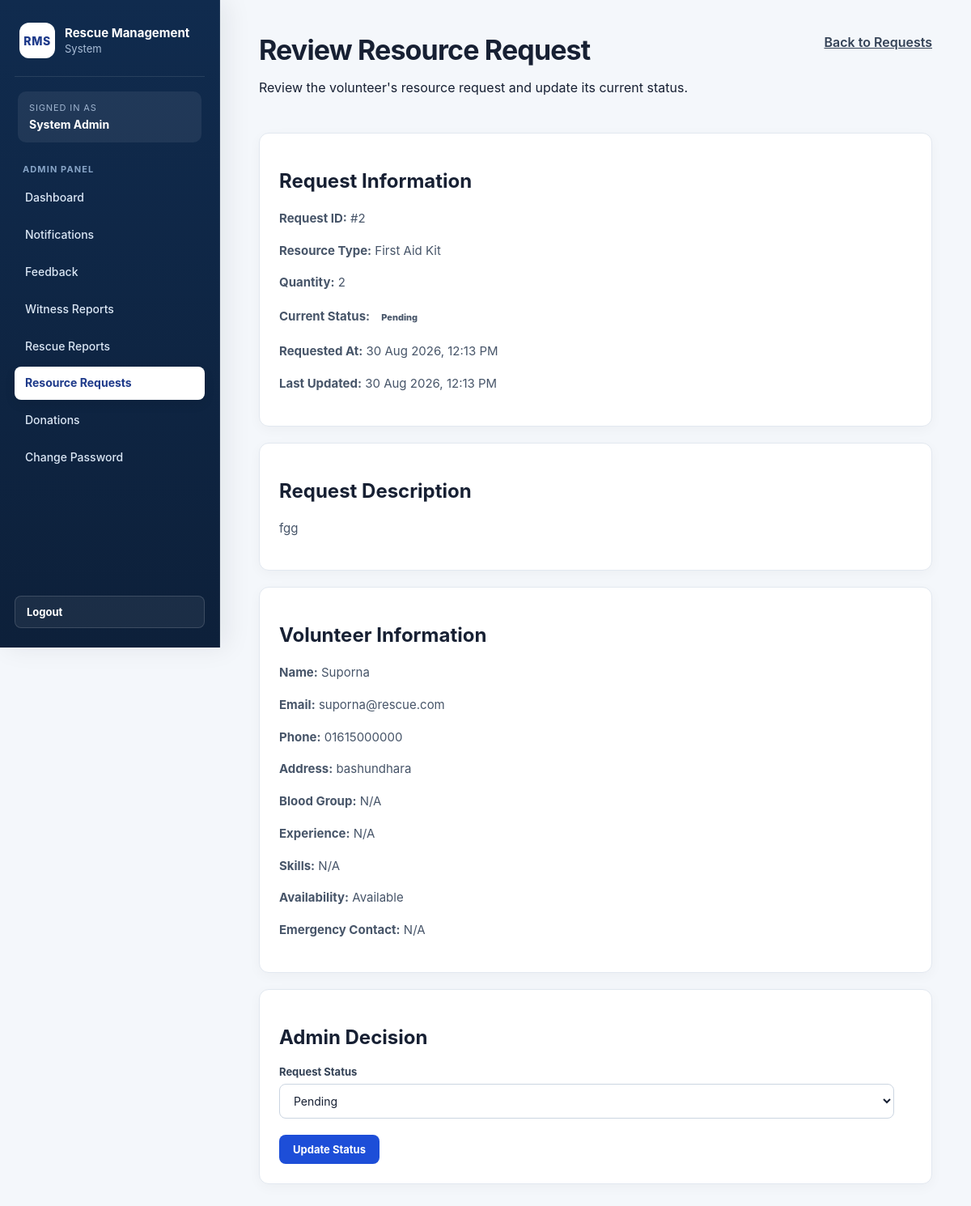
Before: /index.php?page=admin-resource-request-view&id=2 (signed in) with the older database file.
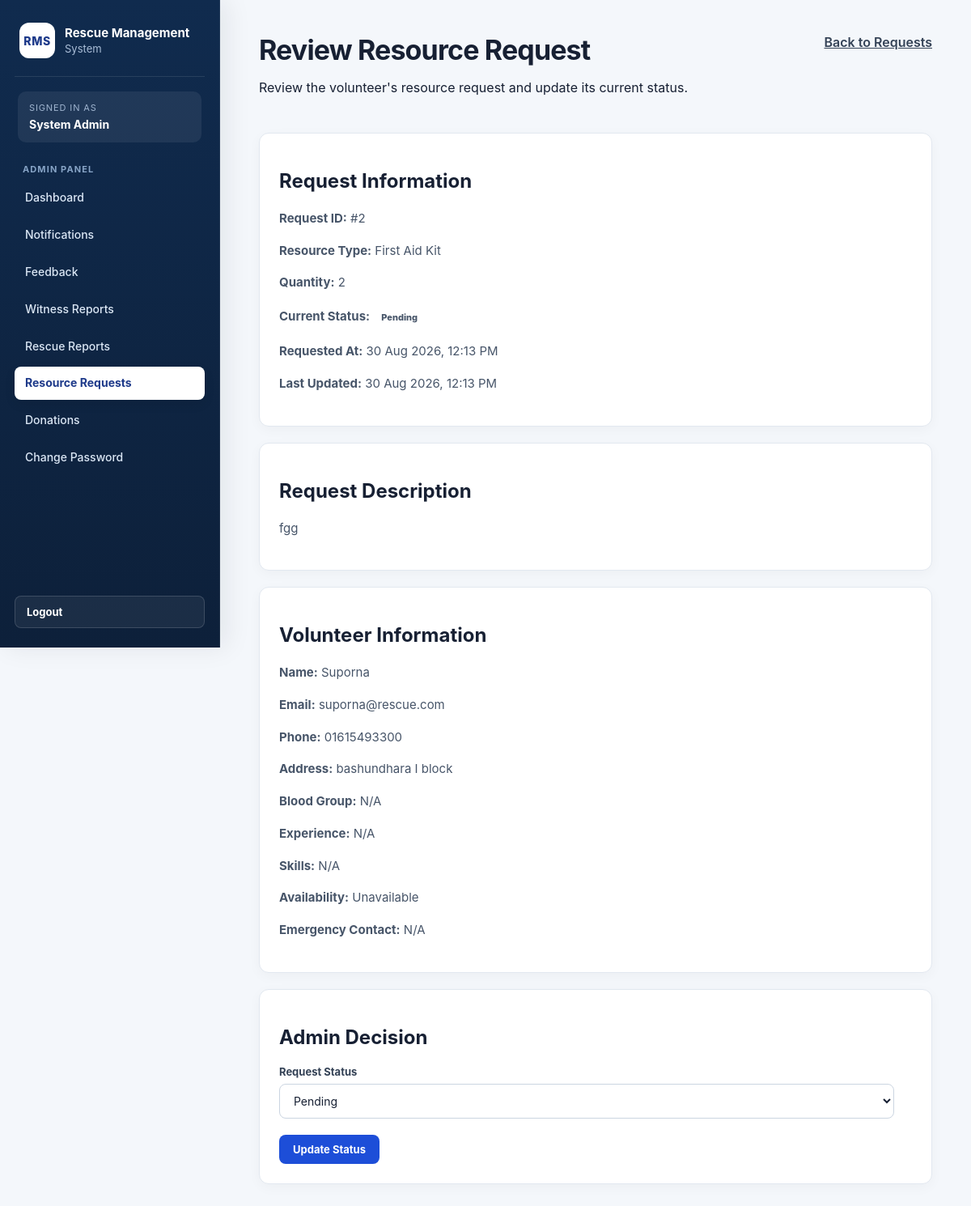
After: the same page with the newer database file.
### tables this page shows
CREATE TABLE `resource_requests` (
  `id` int(11) NOT NULL,
  `volunteer_id` int(11) NOT NULL,
  `resource_type` varchar(100) NOT NULL,
  `quantity` int(11) NOT NULL,
  `description` text DEFAULT NULL,
  `status` enum('pending','approved','rejected','completed') DEFAULT 'pending',
  `created_at` timestamp NOT NULL DEFAULT current_timestamp(),
  `updated_at` timestamp NOT NULL DEFAULT current_timestamp() ON UPDATE current_timestamp()
);

CREATE TABLE `users` (
  `id` int(11) NOT NULL,
  `name` varchar(100) NOT NULL,
  `username` varchar(50) NOT NULL,
  `email` varchar(150) NOT NULL,
  `phone` varchar(20) DEFAULT NULL,
  `password` varchar(255) NOT NULL,
  `role` enum('admin','volunteer','witness','help_seeker') NOT NULL,
  `created_at` timestamp NOT NULL DEFAULT current_timestamp(),
  `updated_at` timestamp NOT NULL DEFAULT current_timestamp() ON UPDATE current_timestamp()
);

CREATE TABLE `volunteer_profiles` (
  `id` int(11) NOT NULL,
  `user_id` int(11) NOT NULL,
  `address` varchar(255) DEFAULT NULL,
  `blood_group` varchar(10) DEFAULT NULL,
  `experience` varchar(255) DEFAULT NULL,
  `skills` text DEFAULT NULL,
  `emergency_contact` varchar(100) DEFAULT NULL,
  `availability_status` enum('available','unavailable','currently_rescuing') NOT NULL DEFAULT 'available',
  `created_at` timestamp NOT NULL DEFAULT current_timestamp(),
  `updated_at` timestamp NOT NULL DEFAULT current_timestamp() ON UPDATE current_timestamp()
);

### controllers/ResourceRequestController.php (called while the page is built, shortened)
<?php
require_once "models/ResourceRequestModel.php";
function showAdminResourceRequest(
    $conn,
    $request_id
) {
    $request_id =
        (int)$request_id;
    $request =
        getResourceRequestForAdminById(
            $conn,
            $request_id
        );
    require_once
        "views/admin/resource_requests/view.php";
}

### models/ResourceRequestModel.php (called while the page is built, shortened)
<?php
function getResourceRequestForAdminById(
    $conn,
    $request_id
) {
    $request_id =
        (int)$request_id;
    $sql = "
        SELECT
            rr.id,
            rr.volunteer_id,
            rr.resource_type,
            rr.quantity,
            rr.description,
            rr.status,
            rr.created_at,
            rr.updated_at,
            u.name AS volunteer_name,
            u.email AS volunteer_email,
            u.phone AS volunteer_phone,
            COALESCE(
                vp.availability_status,
                'unavailable'
            ) AS availability_status,
            COALESCE(
                vp.availability_status,
                'unavailable'
            ) AS volunteer_availability,
            vp.address AS volunteer_address,
            vp.blood_group AS volunteer_blood_group,
            vp.experience AS volunteer_experience,
            vp.skills AS volunteer_skills,
            vp.emergency_contact
                AS volunteer_emergency_contact
        FROM resource_requests AS rr
        INNER JOIN users AS u
            ON rr.volunteer_id = u.id
        LEFT JOIN volunteer_profiles AS vp
            ON u.id = vp.user_id
        WHERE rr.id = ?
        AND u.role = 'volunteer'
        LIMIT 1
    ";
    $stmt =
        mysqli_prepare(
            $conn,
            $sql
        );
    mysqli_stmt_bind_param(
        $stmt,
        "i",
        $request_id
    );
    if (!mysqli_stmt_execute($stmt)) {
        mysqli_stmt_close($stmt);
        return null;
    }
    $result =
        mysqli_stmt_get_result($stmt);
    $request =
        mysqli_fetch_assoc($result);
    return $request ?: null;
}

### views/admin/resource_requests/view.php (the view, shortened to what the changed rows need)
<?php
require_once "views/partials/header.php";
require_once "views/partials/sidebar.php";
?>
<div class="content">
    <div class="page-header">
        <div>
            <h1>Review Resource Request</h1>
            <p>
                Review the volunteer's resource request
                and update its current status.
            </p>
        </div>
        <div>
            <a
                href="index.php?page=admin-resource-requests"
                class="btn"
            >
                Back to Requests
            </a>
        </div>
    </div>
    <div class="card">
        <h2>Request Information</h2>
        <p>
            <strong>Request ID:</strong>
            #<?= (int)$request['id']; ?>
        </p>
        <p>
            <strong>Resource Type:</strong>
            <?= htmlspecialchars(
                ucfirst(
                    str_replace(
                        '_',
                        ' ',
                        $request['resource_type']
                        ?? 'N/A'
                    )
                )
            ); ?>
        </p>
        <p>
            <strong>Quantity:</strong>
            <?= (int)(
                $request['quantity']
                ?? 0
            ); ?>
        </p>
        <p>
            <strong>Current Status:</strong>
            <span class="status-badge">
                <?= htmlspecialchars(
                    ucfirst(
                        $request['status']
                        ?? 'pending'
                    )
                ); ?>
            </span>
        </p>
        <p>
            <strong>Requested At:</strong>
            <?php
            $createdAt =
                $request['created_at']
                ?? '';
            echo $createdAt
                ? htmlspecialchars(
                    date(
                        'd M Y, h:i A',
                        strtotime($createdAt)
                    )
                )
                : 'N/A';
            ?>
        </p>
        <p>
            <strong>Last Updated:</strong>
            <?php
            $updatedAt =
                $request['updated_at']
                ?? '';
            echo $updatedAt
                ? htmlspecialchars(
                    date(
                        'd M Y, h:i A',
                        strtotime($updatedAt)
                    )
                )
                : 'N/A';
            ?>
        </p>
    </div>
    <div class="card">
        <h2>Request Description</h2>
        <p>
            <?= nl2br(
                htmlspecialchars(
                    $request['description']
                    ?? 'No description provided.'
                )
            ); ?>
        </p>
    </div>
    <div class="card">
        <h2>Volunteer Information</h2>
        <p>
            <strong>Name:</strong>
            <?= htmlspecialchars(
                $request['volunteer_name']
                ?? 'N/A'
            ); ?>
        </p>
        <p>
            <strong>Email:</strong>
            <?= htmlspecialchars(
                $request['volunteer_email']
                ?? 'N/A'
            ); ?>
        </p>
        <p>
            <strong>Phone:</strong>
            <?= htmlspecialchars(
                $request['volunteer_phone']
                ?? 'N/A'
            ); ?>
        </p>
        <p>
            <strong>Address:</strong>
            <?= htmlspecialchars(
                $request['volunteer_address']
                ?? 'N/A'
            ); ?>
        </p>
        <p>
            <strong>Blood Group:</strong>
            <?= htmlspecialchars(
                $request['blood_group']
                ?? 'N/A'
            ); ?>
        </p>
        <p>
            <strong>Experience:</strong>
            <?= htmlspecialchars(
                $request['experience']
                ?? 'N/A'
            ); ?>
        </p>
        <p>
            <strong>Skills:</strong>
            <?= htmlspecialchars(
                $request['skills']
                ?? 'N/A'
            ); ?>
        </p>
        <p>
            <strong>Availability:</strong>
            <?= htmlspecialchars(
                ucfirst(
                    str_replace(
                        '_',
                        ' ',
                        $request['availability_status']
                        ?? 'N/A'
                    )
                )
            ); ?>
        </p>
        <p>
            <strong>Emergency Contact:</strong>
            <?= htmlspecialchars(
                $request['emergency_contact']
                ?? 'N/A'
            ); ?>
        </p>
    </div>
    <div class="card">
        <h2>Admin Decision</h2>
        <?php
        $currentStatus =
            $request['status']
            ?? 'pending';
        ?>
        <form
            method="POST"
            action="index.php?page=admin-resource-request-view&id=<?= (int)$request['id']; ?>"
        >
            <div class="form-group">
                <label for="status">
                    Request Status
                </label>
                <select
                    name="status"
                    id="status"
                    required
                >
                    <option
                        value="pending"
                        <?= $currentStatus === 'pending'
                            ? 'selected'
                            : ''; ?>
                    >
                        Pending
                    </option>
                </select>
            </div>
            <button
                type="submit"
                class="btn btn-primary"
            >
                Update Status
            </button>
        </form>
    </div>
</div>
<?php
require_once "views/partials/footer.php";
?>

Changed rows visible on the page:
changed through a linked row, resource_requests "First Aid Kit": users.phone "01615000000" → "01615493300"; volunteer_profiles.address "bashundhara" → "bashundhara I block"
Other visible differences:
text no longer shown: "Available"
text now shown: "Unavailable"
